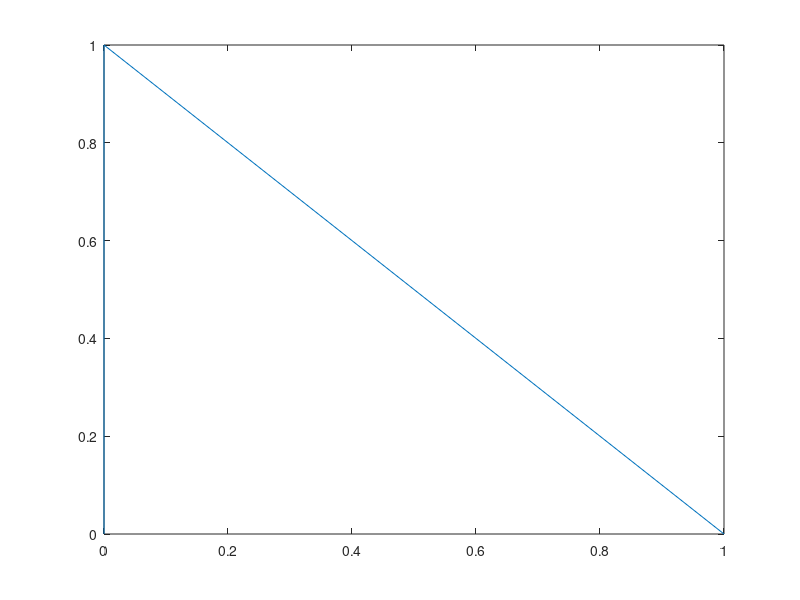

The MATLAB script that drew this image:
clear all; close all; clc;

verts = [1, 0;
         1,pi/2;
         0,pi/2;
         0,0];
     
nPts = size(verts,1);
    
area = 0;

for i=1:nPts
    
    indStart = rem(i-1,nPts)+1;
    indEnd = rem(i,nPts)+1;
    vStart = verts(indStart,:);
    vEnd   = verts(indEnd,:);
    
    dr = vEnd(1)-vStart(1);
    dT = vEnd(2)-vStart(2);
    r0T0 = vStart(1)*vStart(2);
    r1T1 = vEnd(1)*vEnd(2);
    
    area = area + -dr*((1/3)*dr*dT + (1/2)*(r1T1-r0T0-dr*dT) + r0T0);

    
end

area
areaTrue = pi/4*(1-0^2)


plot(verts(:,1).*cos(verts(:,2)),verts(:,1).*sin(verts(:,2)))